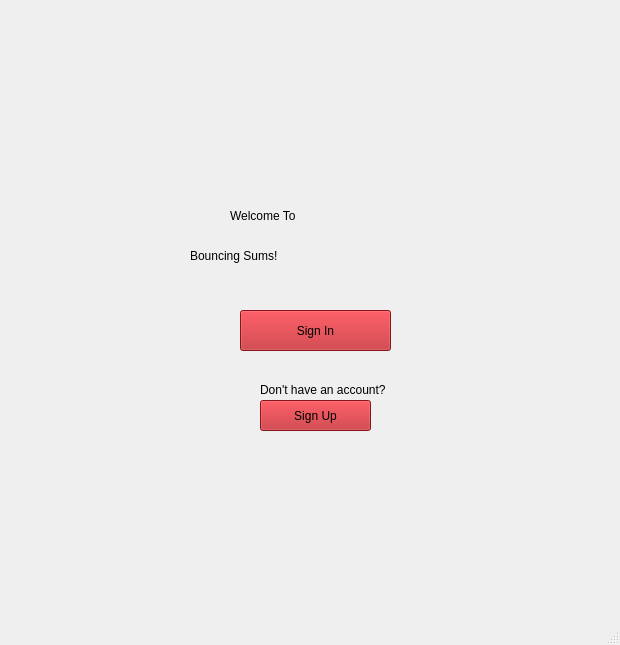
<?xml version="1.0" encoding="UTF-8"?>
<ui version="4.0">
 <class>MainWindow</class>
 <widget class="QMainWindow" name="MainWindow">
  <property name="geometry">
   <rect>
    <x>0</x>
    <y>0</y>
    <width>620</width>
    <height>645</height>
   </rect>
  </property>
  <property name="windowTitle">
   <string>MainWindow</string>
  </property>
  <widget class="QWidget" name="centralwidget">
   <property name="styleSheet">
    <string notr="true">#centralwidget{background-image: url(:/background/images/bg.jpg);}</string>
   </property>
   <widget class="QPushButton" name="signInButton">
    <property name="geometry">
     <rect>
      <x>240</x>
      <y>310</y>
      <width>151</width>
      <height>41</height>
     </rect>
    </property>
    <property name="cursor">
     <cursorShape>PointingHandCursor</cursorShape>
    </property>
    <property name="styleSheet">
     <string notr="true">font: 700 13pt &quot;Arial&quot;;
color: rgb(0, 0, 0);
background-color: rgb(187, 30, 37);</string>
    </property>
    <property name="text">
     <string>Sign In</string>
    </property>
   </widget>
   <widget class="QPushButton" name="signUpButton">
    <property name="geometry">
     <rect>
      <x>260</x>
      <y>400</y>
      <width>111</width>
      <height>31</height>
     </rect>
    </property>
    <property name="cursor">
     <cursorShape>PointingHandCursor</cursorShape>
    </property>
    <property name="styleSheet">
     <string notr="true">font: 700 10pt &quot;Arial&quot;;
color: rgb(0, 0, 0);
background-color: rgb(187, 30, 37);</string>
    </property>
    <property name="text">
     <string>Sign Up</string>
    </property>
   </widget>
   <widget class="QLabel" name="label">
    <property name="geometry">
     <rect>
      <x>230</x>
      <y>190</y>
      <width>241</width>
      <height>51</height>
     </rect>
    </property>
    <property name="styleSheet">
     <string notr="true">font: 26pt &quot;Impact&quot;;
color: rgb(0, 0, 0);</string>
    </property>
    <property name="text">
     <string>Welcome To </string>
    </property>
   </widget>
   <widget class="QLabel" name="label_3">
    <property name="geometry">
     <rect>
      <x>260</x>
      <y>380</y>
      <width>161</width>
      <height>20</height>
     </rect>
    </property>
    <property name="styleSheet">
     <string notr="true">color: rgb(0, 0, 0);</string>
    </property>
    <property name="text">
     <string>Don't have an account?</string>
    </property>
   </widget>
   <widget class="QLabel" name="label_4">
    <property name="geometry">
     <rect>
      <x>190</x>
      <y>230</y>
      <width>351</width>
      <height>51</height>
     </rect>
    </property>
    <property name="styleSheet">
     <string notr="true">font: 30pt &quot;Impact&quot;;
color: rgb(0, 0, 0);</string>
    </property>
    <property name="text">
     <string>Bouncing Sums!</string>
    </property>
   </widget>
   <zorder>signInButton</zorder>
   <zorder>label</zorder>
   <zorder>signUpButton</zorder>
   <zorder>label_3</zorder>
   <zorder>label_4</zorder>
  </widget>
  <widget class="QMenuBar" name="menubar">
   <property name="geometry">
    <rect>
     <x>0</x>
     <y>0</y>
     <width>620</width>
     <height>25</height>
    </rect>
   </property>
  </widget>
  <widget class="QStatusBar" name="statusbar"/>
 </widget>
 <resources/>
 <connections/>
</ui>
